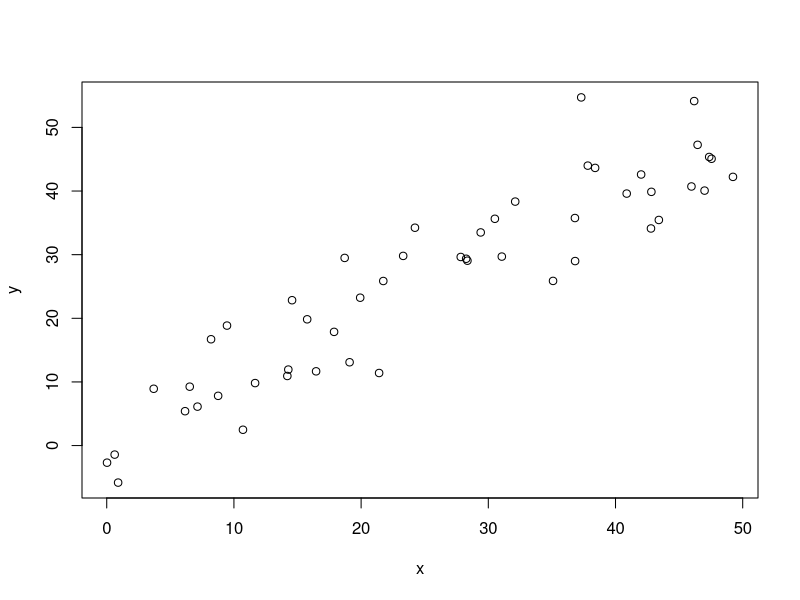
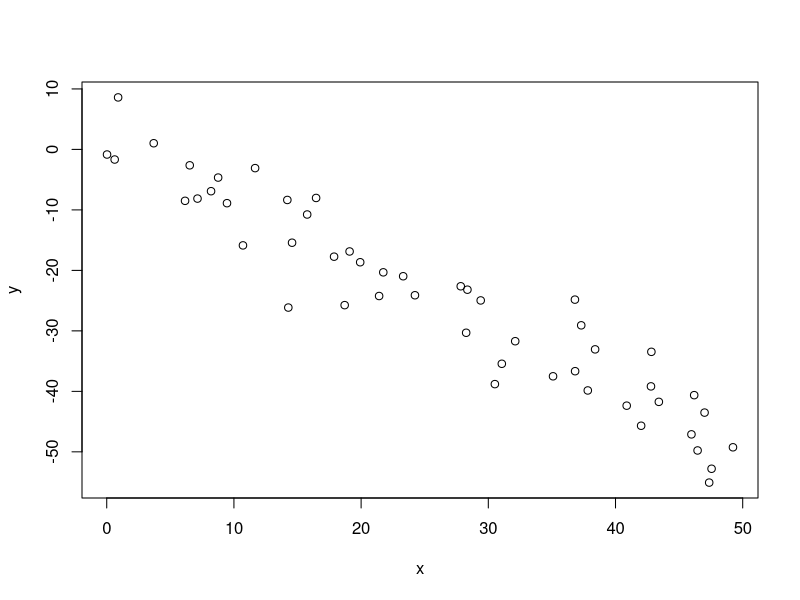
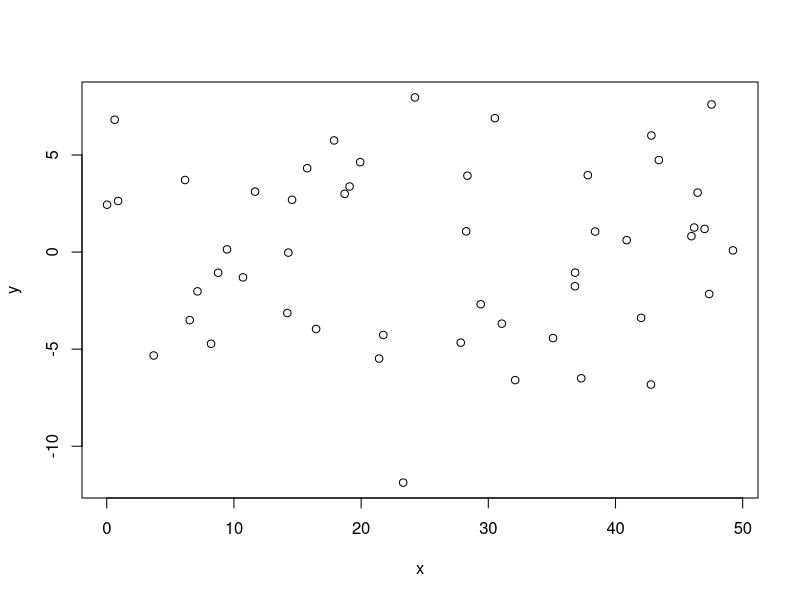
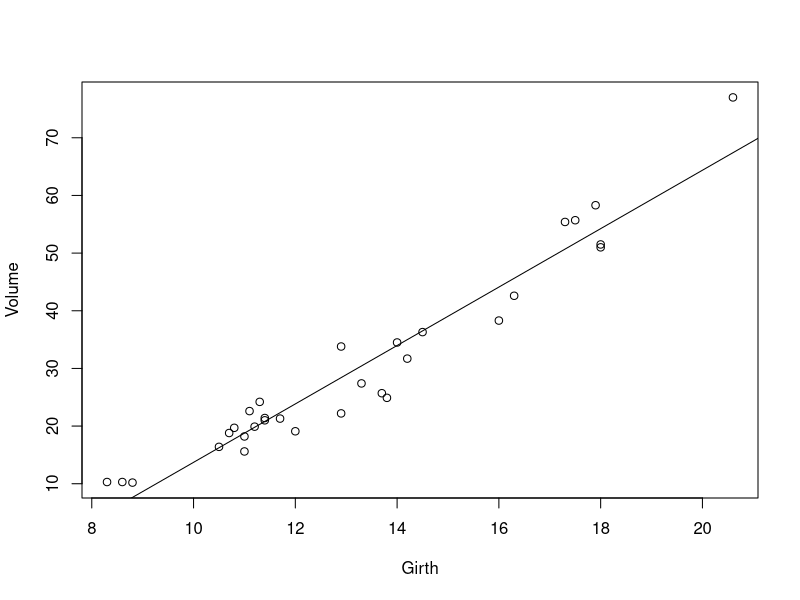
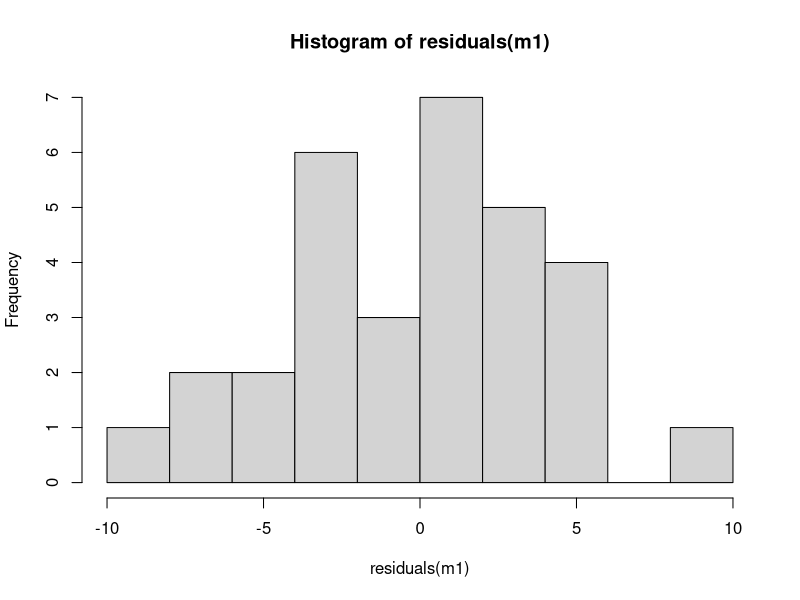
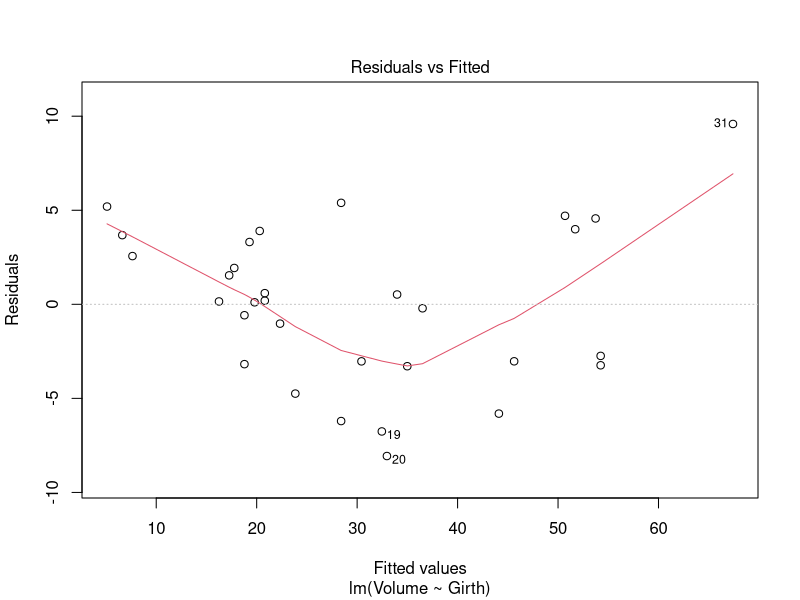
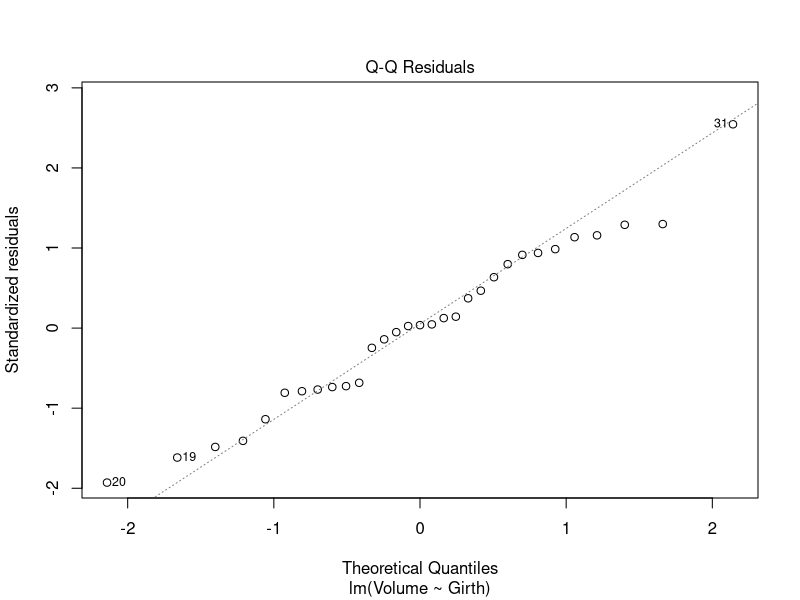
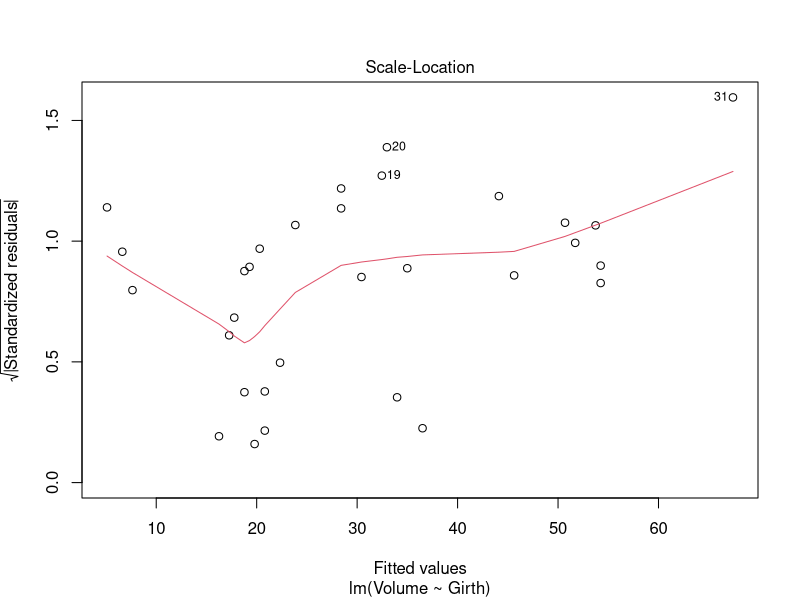

R code for these plots, in order:
## ---- chunk 1
# change working directory: should be the directory containg the Markdown files:
setwd("~/courses/cruk/LinearModelAndExtensions/20180510/Practicals/")

## ---- chunk 2
x = runif(50,0,50)
## ---- chunk 3
y = x + rnorm(50,0,5)
## ---- chunk 4
plot(y~x)
## ---- chunk 5
pearson_cor_coef = cor(x,y)
list("cor"=pearson_cor_coef,"R^2"=pearson_cor_coef^2)
## ---- chunk 6
y = -x + rnorm(50,0,5)
plot(y~x)
pearson_cor_coef = cor(x,y)
list("cor"=pearson_cor_coef,"R^2"=pearson_cor_coef^2)
## ---- chunk 7
y = rnorm(50,0,5)
plot(y~x)
pearson_cor_coef = cor(x,y)
list("cor"=pearson_cor_coef,"R^2"=pearson_cor_coef^2)
## ---- chunk 8
cor.test(x,y)
## ---- chunk 9
plot(Volume~Girth,data=trees)
m1 = lm(Volume~Girth,data=trees)
abline(m1)
cor.test(trees$Volume,trees$Girth)
## ---- chunk 10
summary(m1)
## ---- chunk 11
hist(residuals(m1),breaks=10,col="light grey")
## ---- chunk 12
plot(m1)
## ---- chunk 13
plot(dist~speed,data=cars)
m2 = lm(dist~speed,data=cars)
abline(m2)
summary(m2)
## ---- chunk 14
plot(m2)
## ---- chunk 15
plot(sqrt(dist)~speed,data=cars)
m3 = lm(sqrt(dist)~speed,data=cars)
abline(m3)
plot(m3)
summary(m3)
## ---- chunk 16
plot(log(dist)~log(speed),data=cars)
m4 = lm(log(dist)~log(speed),data=cars)
abline(m4)
plot(m4)
summary(m4)
## ---- chunk 17
m5 = lm(log(dist)~0+log(speed),data=cars)
plot(m5)
summary(m5)
## ---- chunk 18
plot(dist~speed,data=cars)
x = order(cars$speed)
lines(exp(fitted(m5))[x]~cars$speed[x])
